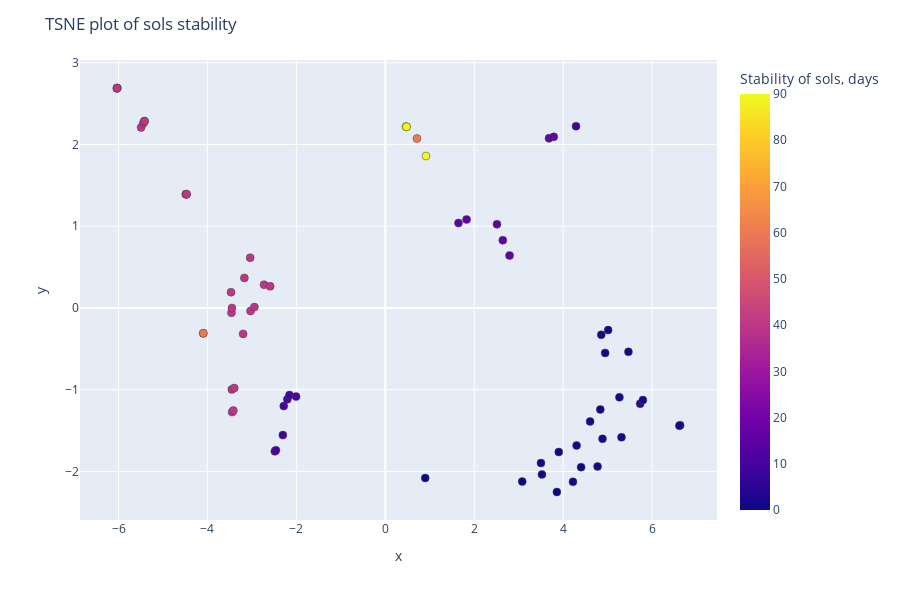

The notebook cell saved with this chart:
### Code cell
import plotly.express as px

fig = px.scatter(x_plot, x='tsne1', y='tsne2', color='Stability of sols, days', hover_data=df_clear.columns, width=900, height=600)

# # Customize aspect
fig.update_traces(marker=dict(size=8, line=dict(width=0.5)), selector=dict(mode='markers')) 
fig.update_layout(title='TSNE plot of sols stability', xaxis_title='x', yaxis_title='y')
# fig.update_yaxes(scaleanchor = "x", scaleratio = 1)
fig.write_html("TSNE_plot_stability_days.html")
fig.show()

### Figure 1 — Plotly figure (JSON) as saved in the notebook; plotly's stock layout.template omitted (floating-point values rounded to 4 significant figures; data arrays with more than 128 entries replaced by an {"elided": "..."} marker saying what was removed)
{"data": [{"customdata": {"elided": "71x8 float values"}, "hovertemplate": "tsne1=%{x}<br>tsne2=%{y}<br>t, °С=%{customdata[0]}<br>t, min=%{customdata[1]}<br>с(acid), mol/l=%{customdata[2]}<br>с(Ti4+), mol/l=%{customdata[3]}<br>ultrasound =%{customdata[4]}<br>d, nm=%{customdata[5]}<br>Contents, %=%{customdata[6]}<br>Stability of sols, days=%{marker.color}<extra></extra>", "legendgroup": "", "marker": {"color": [16, 16, 90, 60, 16, 16, 16, 2, 0.5, 0.5, 9, 9, 2, 2, 2, 6, 2, 0, 2, 17, 17, 90, 2, 2, 2, 0, 0, 0.5, 0.5, 2, 2, 2, 2, 90, 90, 60, 10, 10, 10, 10, 10, 40, 40, 10, 10, 40, 40, 40, 40, 40, 40, 40, 40, 40, 40, 40, 40, 40, 40, 40, 40, 40, 40, 40, 40, 0, 40, 40, 40, 40, 60], "coloraxis": "coloraxis", "line": {"width": 0.5}, "size": 8, "symbol": "circle"}, "mode": "markers", "name": "", "orientation": "v", "showlegend": false, "type": "scatter", "x": [2.512, 1.646, 0.4645, 0.7118, 2.795, 2.643, 1.829, 4.886, 4.303, 3.501, 6.632, 4.29, 5.312, 5.266, 4.607, 5.732, 5.794, 3.859, 6.614, 3.789, 3.682, 0.916, 4.775, 4.221, 3.523, 4.404, 3.08, 3.902, 4.836, 4.945, 5.469, 5.012, 4.858, 0.4776, 0.4779, -4.093, -2.283, -2.203, -2.155, -2.006, -2.303, -3.452, -3.396, -2.484, -2.46, -3.445, -3.417, -3.459, -4.485, -5.491, -6.037, -3.449, -4.479, -5.443, -6.032, -3.031, -4.473, -5.421, -6.03, -2.943, -4.467, -5.414, -6.028, -3.039, -3.197, 0.898, -3.469, -3.169, -2.728, -2.589, -4.093], "xaxis": "x", "y": [1.024, 1.039, 2.22, 2.073, 0.6414, 0.8285, 1.082, -1.601, -1.682, -1.898, -1.435, 2.223, -1.582, -1.094, -1.389, -1.172, -1.127, -2.252, -1.441, 2.093, 2.076, 1.858, -1.94, -2.128, -2.036, -1.948, -2.124, -1.762, -1.242, -0.55, -0.5372, -0.271, -0.329, 2.216, 2.216, -0.3106, -1.201, -1.118, -1.066, -1.085, -1.556, -0.9967, -0.9801, -1.754, -1.741, -1.274, -1.255, -0.05851, 1.391, 2.209, 2.686, -0.001385, 1.391, 2.261, 2.69, -0.03761, 1.391, 2.283, 2.69, 0.01015, 1.391, 2.286, 2.691, 0.6142, -0.3173, -2.081, 0.1925, 0.3672, 0.2846, 0.2649, -0.3106], "yaxis": "y"}], "layout": {"coloraxis": {"colorbar": {"title": {"text": "Stability of sols, days"}}, "colorscale": [[0, "#0d0887"], [0.1111, "#46039f"], [0.2222, "#7201a8"], [0.3333, "#9c179e"], [0.4444, "#bd3786"], [0.5556, "#d8576b"], [0.6667, "#ed7953"], [0.7778, "#fb9f3a"], [0.8889, "#fdca26"], [1, "#f0f921"]]}, "height": 600, "legend": {"tracegroupgap": 0}, "margin": {"t": 60}, "title": {"text": "TSNE plot of sols stability"}, "width": 900, "xaxis": {"anchor": "y", "autorange": true, "domain": [0, 1], "range": [-6.866, 7.461], "title": {"text": "x"}, "type": "linear"}, "yaxis": {"anchor": "x", "autorange": true, "domain": [0, 1], "range": [-2.594, 3.033], "title": {"text": "y"}, "type": "linear"}}}
